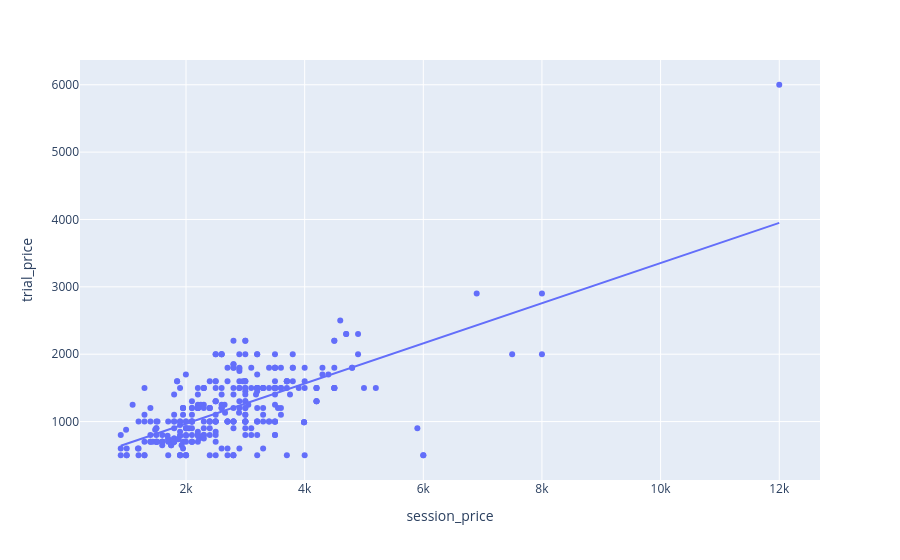

This figure's notebook cell:
### Code cell
fig = px.scatter(df_model, x="session_price", y="trial_price", trendline='ols')

# Display the interactive figure
fig.show()

### Figure 1 — Plotly figure (JSON) as saved in the notebook; plotly's stock layout.template omitted (floating-point values rounded to 4 significant figures; data arrays with more than 128 entries replaced by an {"elided": "..."} marker saying what was removed)
{"data": [{"hovertemplate": "session_price=%{x}<br>trial_price=%{y}<extra></extra>", "legendgroup": "", "marker": {"color": "#636efa", "symbol": "circle"}, "mode": "markers", "name": "", "orientation": "v", "showlegend": false, "type": "scatter", "x": {"elided": "339 int values"}, "xaxis": "x", "y": {"elided": "339 int values"}, "yaxis": "y"}, {"hovertemplate": "<b>OLS trendline</b><br>trial_price = 0.298054 * session_price + 373.219<br>R<sup>2</sup>=0.443490<br><br>session_price=%{x}<br>trial_price=%{y} <b>(trend)</b><extra></extra>", "legendgroup": "", "marker": {"color": "#636efa", "symbol": "circle"}, "mode": "lines", "name": "", "showlegend": false, "type": "scatter", "x": {"elided": "339 int values"}, "xaxis": "x", "y": {"elided": "339 float values"}, "yaxis": "y"}], "layout": {"legend": {"tracegroupgap": 0}, "margin": {"t": 60}, "xaxis": {"anchor": "y", "domain": [0, 1], "title": {"text": "session_price"}}, "yaxis": {"anchor": "x", "domain": [0, 1], "title": {"text": "trial_price"}}}}
